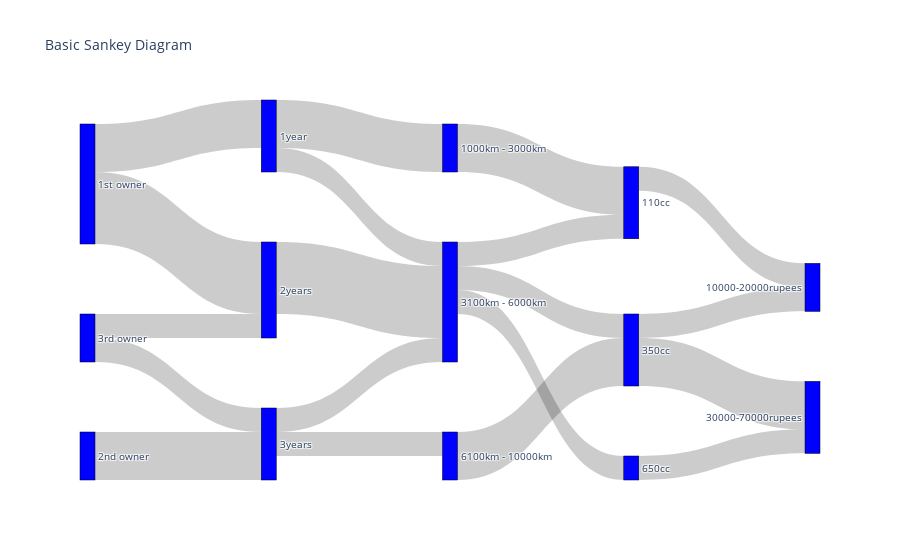

This figure's notebook cell:
### Markdown cell above
## ALLUVIAL PLOT

### Code cell
import plotly.graph_objects as go

fig = go.Figure(data=[go.Sankey(
    node = dict(
      pad = 70,
      thickness = 15,
      line = dict(color = "black", width = 0.5),
      label = ["1st owner", "2nd owner","3rd owner", "1year","2years","3years","1000km - 3000km","3100km - 6000km",
               "6100km - 10000km","110cc","350cc","650cc","10000-20000rupees","30000-70000rupees"],
      color = "blue"
    ),
    link = dict(
      source = [0,0,1,2,3,4,5,6,7,8,11,10,9,2,5,7,10,3,7,9], # indices correspond to labels, eg A1, A2, A1, B1, ...
      target = [3,4,5,4,6,7,8,9,11,10,13,13,12,5,7,10,12,7,9,12],
      value = [2, 3, 2, 1, 2,3,1,2,1,2,1,2,1,1,1,1,1,1,1]
  ))])

fig.update_layout(title_text="Basic Sankey Diagram", font_size=10)
fig.show()

### Figure 1 — Plotly figure (JSON) as saved in the notebook; plotly's stock layout.template omitted (floating-point values rounded to 4 significant figures)
{"data": [{"link": {"source": [0, 0, 1, 2, 3, 4, 5, 6, 7, 8, 11, 10, 9, 2, 5, 7, 10, 3, 7, 9], "target": [3, 4, 5, 4, 6, 7, 8, 9, 11, 10, 13, 13, 12, 5, 7, 10, 12, 7, 9, 12], "value": [2, 3, 2, 1, 2, 3, 1, 2, 1, 2, 1, 2, 1, 1, 1, 1, 1, 1, 1]}, "node": {"color": "blue", "label": ["1st owner", "2nd owner", "3rd owner", "1year", "2years", "3years", "1000km - 3000km", "3100km - 6000km", "6100km - 10000km", "110cc", "350cc", "650cc", "10000-20000rupees", "30000-70000rupees"], "line": {"color": "black", "width": 0.5}, "pad": 70, "thickness": 15}, "type": "sankey"}], "layout": {"font": {"size": 10}, "title": {"text": "Basic Sankey Diagram"}}}
